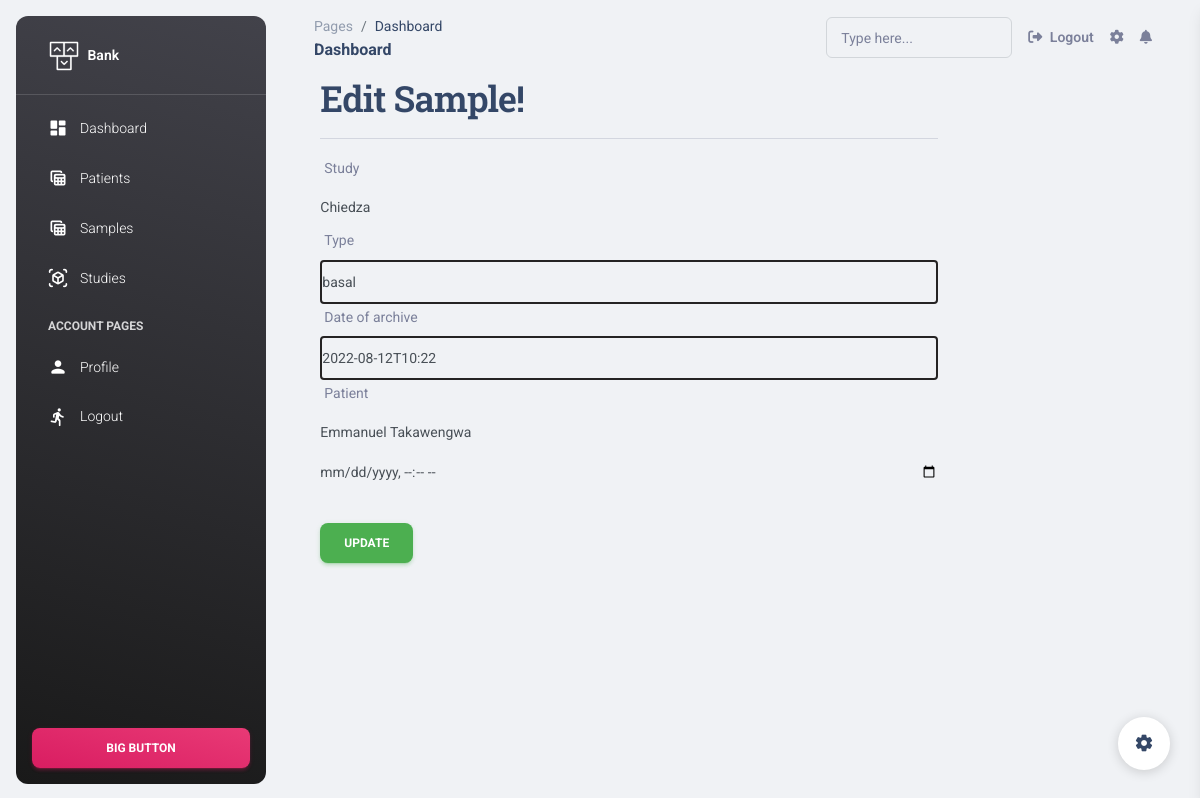
The app's page /1/edit_sample/ (signed in) with its own data.
### apps/home/models.py (models this page shows, shortened)
class Sample(models.Model):
    name = models.CharField(max_length=100)
    study = models.ForeignKey(Study, on_delete=models.CASCADE)
    type = models.CharField(max_length=100)
    aliquoted = models.BooleanField(default=False)
    deleted = models.BooleanField(default=False)
    date_of_archive = models.CharField(max_length=200)
    patient = models.ForeignKey(Patient, on_delete=models.CASCADE)
    allocated = models.BooleanField(default=False)
    cube = models.ForeignKey('Cube',related_name='myCube', on_delete=models.CASCADE,null=True, blank=True)

### apps/home/views.py (the view, shortened to what this page needs)
# urls.py: re_path(r'^(?P<sampleid>\d+)/edit_sample/$',views.UpdateSampleView.as_view(), name='edit_sample'),
class UpdateSampleView(LoginRequired, AuthorshipRequired, UpdateView):
    template_name = 'samples/edit_sample.html'
    model = Sample
    pk_url_kwarg = 'sampleid'
    fields = ['study','type','date_of_archive','patient']

### apps/context_processors.py (called while the page is built)
def cfg_assets_root(request):
    return { 'ASSETS_ROOT' : settings.ASSETS_ROOT }

### apps/home/mixins.py (called while the page is built)
    @method_decorator(login_required)
    def dispatch(self, *args, **kwargs):
        return super(LoginRequired, self).dispatch(*args, **kwargs)

    def dispatch(self, request, *args, **kwargs):
        obj = self.get_object()
        return super(AuthorshipRequired, self).dispatch(request, *args, **kwargs)

### apps/home/models.py (called while the page is built)
    def __str__(self) -> str:
        return self.name

    def __str__(self) -> str:
        return self.name

### apps/templates/samples/edit_sample.html (shortened to what this page needs)
{% extends 'layouts/base.html' %}
{% load widget_tweaks %}
{% block content %}
<div style="margin-left: 5%;" class="col-md-offset-2 col-md-8">
    <h2>Edit Sample!</h2><hr>
    <form method="post">
        {% for field in form.visible_fields %}
            <div class="form-group">
                <label for="{{ field.id_for_label }}">{{ field.label }}</label>
                {{ field|add_class:'form-control' }}
            </div>
        {% endfor %}
        <input style="margin-bottom: 5%;" type="datetime-local" id="birthdaytime" class="form-control" name="birthdaytime">
        <div class="form-group">
            <button type="submit" class="btn btn-success">Update</button>
        </div>
    </form>
</div>
{% endblock %}

### apps/templates/samples/edit_sample.html (style rules this page uses)
input[type=text] { border: 2px solid rgb(37, 35, 35); border-radius: 4px; }

### records on screen
Sample: visible_fields "Chiedza" "basal" "2022-08-12T10:22" "Emmanuel Takawengwa"

### other values on screen
{{ field.label }} "Study" "Type" "Date of archive" "Patient"
